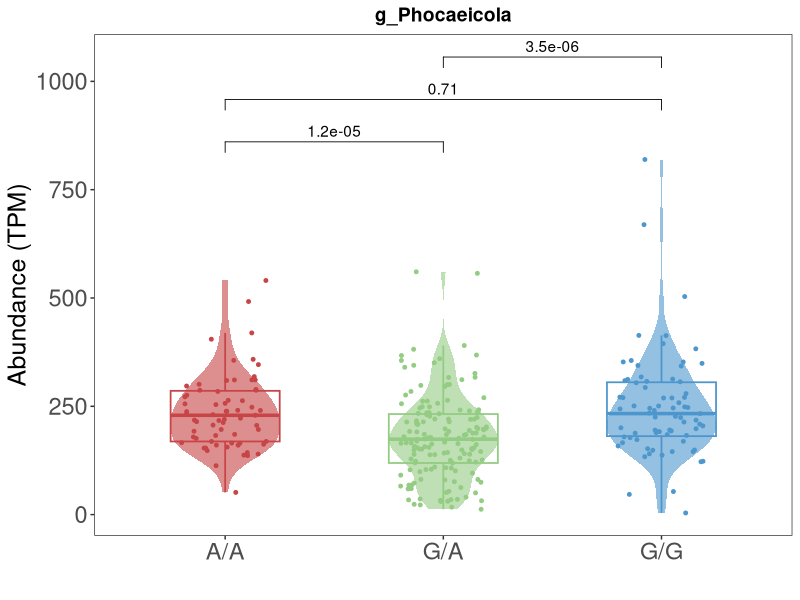

This chart was generated by the following R code:
traits = read.table('tetQ.Phocaeicola.txt',header = T)
data = traits[,c(1,3,5)]
names(data)[1:3] = c('id','PeakSNP','traits')
data = data[data$PeakSNP != './.',]
data$PeakSNP = factor(data$PeakSNP,levels = c('A/A','G/A','G/G'))
#data$PeakSNP = factor(data$PeakSNP,levels = c('C/C','C/G','G/G'))
my.group = list(c('A/A','G/A'),c('G/G','A/A'),c('G/A','G/G'))
#my.group = list(c('C/C','C/G'),c('G/G','C/C'),c('C/G','G/G'))
Group.col = c("#c74546","#93cc82","#4d97cd")
library(ggplot2)
library(ggpubr)
file_name = 'Phocaeicola.GT.diff.pdf'
p = ggboxplot(data, x="PeakSNP", y="traits", color = "PeakSNP",palette = Group.col, 
              width = 0.5, size = 0.6, fatten = 1, alpha = 0.6, outlier.shape = NA)+
  #geom_jitter(aes(color = Group), size = 2) +
  geom_violin(aes(fill = PeakSNP), color = NA, alpha = 0.6, width = 0.5, trim = TRUE, scale = "width") + 
  geom_point(aes(color = PeakSNP, fill = PeakSNP), show.legend = FALSE, 
             position = position_jitter(seed = 123456, width = 0.2), shape = 21, size = 1) +
  stat_compare_means(comparisons=my.group)+ # Add pairwise 
  #stat_compare_means(label.y = 4,label.x = 0.7) +# Add global p-value
  # annotate("text",x=c(1,2,3),y=-0.5,label=c("n = 75","n = 154","n = 67"),size=5) +
  theme_bw() +
  theme(panel.grid = element_blank(),
        plot.title = element_text(size = 14,face = 'bold',hjust = 0.5),
        axis.text.x = element_text(size = 17),axis.text.y = element_text(size = 17),
        axis.title = element_text(size = 18),
        legend.position = 'none'
  ) +
  labs(
    title = 'g_Phocaeicola',
    x = "",
    y = "Abundance (TPM)"
  )
ggsave(p,filename = file_name, width = 4,height = 5)
